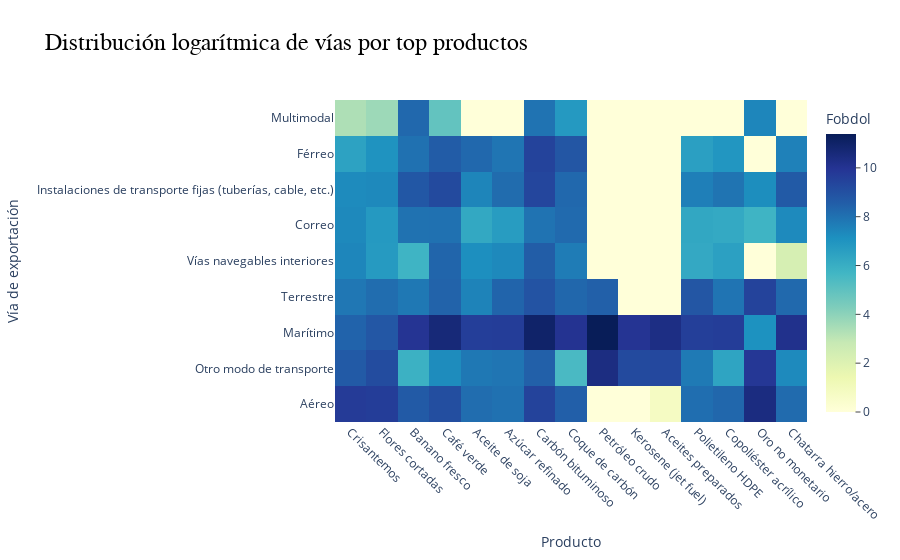

The code cell stored with this chart in its notebook:
### Code cell
productos_distribucion["FOBDOL_LOG"] = productos_distribucion["FOBDOL"].apply(lambda x: np.log10(x + 1))

fig = px.density_heatmap(
    productos_distribucion,
    x="PRODUCTOS",
    y="VIA",
    z="FOBDOL_LOG",
    color_continuous_scale="YlGnBu",
    title="Distribución logarítmica de vías por top productos"
)
fig.update_traces(
    hovertemplate=
    "<b>Producto:</b> %{x}<br>" +
    "<b>Vía:</b> %{y}<br>" +
    "<b>Fobdol:</b> %{z:$,.2f}<extra></extra>"
)

fig.update_layout(
    coloraxis_colorbar=dict(
        title="Fobdol",
        ticks="outside",
        tickmode="auto"
    ),
    title_font=dict(size=24, family="Arial", color="black"),
    xaxis_tickfont=dict(size=12),
    yaxis_tickfont=dict(size=12),
    xaxis_title="Producto",
    yaxis_title="Vía de exportación",
    xaxis_tickangle=45
)

fig.show()

### Figure 1 — Plotly figure (JSON) as saved in the notebook; plotly's stock layout.template omitted (floating-point values rounded to 4 significant figures)
{"data": [{"coloraxis": "coloraxis", "histfunc": "sum", "hovertemplate": "<b>Producto:</b> %{x}<br><b>Vía:</b> %{y}<br><b>Fobdol:</b> %{z:$,.2f}<extra></extra>", "name": "", "type": "histogram2d", "x": ["Crisantemos", "Crisantemos", "Crisantemos", "Crisantemos", "Crisantemos", "Crisantemos", "Crisantemos", "Crisantemos", "Crisantemos", "Flores cortadas", "Flores cortadas", "Flores cortadas", "Flores cortadas", "Flores cortadas", "Flores cortadas", "Flores cortadas", "Flores cortadas", "Flores cortadas", "Banano fresco", "Banano fresco", "Banano fresco", "Banano fresco", "Banano fresco", "Banano fresco", "Banano fresco", "Banano fresco", "Banano fresco", "Café verde", "Café verde", "Café verde", "Café verde", "Café verde", "Café verde", "Café verde", "Café verde", "Café verde", "Aceite de soja", "Aceite de soja", "Aceite de soja", "Aceite de soja", "Aceite de soja", "Aceite de soja", "Aceite de soja", "Aceite de soja", "Azúcar refinado", "Azúcar refinado", "Azúcar refinado", "Azúcar refinado", "Azúcar refinado", "Azúcar refinado", "Azúcar refinado", "Azúcar refinado", "Carbón bituminoso", "Carbón bituminoso", "Carbón bituminoso", "Carbón bituminoso", "Carbón bituminoso", "Carbón bituminoso", "Carbón bituminoso", "Carbón bituminoso", "Carbón bituminoso", "Coque de carbón", "Coque de carbón", "Coque de carbón", "Coque de carbón", "Coque de carbón", "Coque de carbón", "Coque de carbón", "Coque de carbón", "Coque de carbón", "Petróleo crudo", "Petróleo crudo", "Petróleo crudo", "Kerosene (jet fuel)", "Kerosene (jet fuel)", "Aceites preparados", "Aceites preparados", "Aceites preparados", "Polietileno HDPE", "Polietileno HDPE", "Polietileno HDPE", "Polietileno HDPE", "Polietileno HDPE", "Polietileno HDPE", "Polietileno HDPE", "Polietileno HDPE", "Copoliéster acrílico", "Copoliéster acrílico", "Copoliéster acrílico", "Copoliéster acrílico", "Copoliéster acrílico", "Copoliéster acrílico", "Copoliéster acrílico", "Copoliéster acrílico", "Oro no monetario", "Oro no monetario", "Oro no monetario", "Oro no monetario", "Oro no monetario", "Oro no monetario", "Oro no monetario", "Chatarra hierro/acero", "Chatarra hierro/acero", "Chatarra hierro/acero", "Chatarra hierro/acero", "Chatarra hierro/acero", "Chatarra hierro/acero", "Chatarra hierro/acero", "Chatarra hierro/acero"], "xaxis": "x", "xbingroup": "x", "y": ["Aéreo", "Otro modo de transporte", "Marítimo", "Terrestre", "Vías navegables interiores", "Correo", "Instalaciones de transporte fijas (tuberías, cable, etc.)", "Férreo", "Multimodal", "Aéreo", "Otro modo de transporte", "Marítimo", "Terrestre", "Instalaciones de transporte fijas (tuberías, cable, etc.)", "Férreo", "Correo", "Vías navegables interiores", "Multimodal", "Marítimo", "Instalaciones de transporte fijas (tuberías, cable, etc.)", "Aéreo", "Multimodal", "Férreo", "Correo", "Terrestre", "Otro modo de transporte", "Vías navegables interiores", "Marítimo", "Instalaciones de transporte fijas (tuberías, cable, etc.)", "Aéreo", "Férreo", "Terrestre", "Vías navegables interiores", "Correo", "Otro modo de transporte", "Multimodal", "Marítimo", "Férreo", "Aéreo", "Otro modo de transporte", "Terrestre", "Instalaciones de transporte fijas (tuberías, cable, etc.)", "Vías navegables interiores", "Correo", "Marítimo", "Terrestre", "Instalaciones de transporte fijas (tuberías, cable, etc.)", "Aéreo", "Otro modo de transporte", "Férreo", "Vías navegables interiores", "Correo", "Marítimo", "Férreo", "Aéreo", "Instalaciones de transporte fijas (tuberías, cable, etc.)", "Terrestre", "Vías navegables interiores", "Otro modo de transporte", "Correo", "Multimodal", "Marítimo", "Férreo", "Aéreo", "Terrestre", "Instalaciones de transporte fijas (tuberías, cable, etc.)", "Correo", "Vías navegables interiores", "Multimodal", "Otro modo de transporte", "Marítimo", "Otro modo de transporte", "Terrestre", "Marítimo", "Otro modo de transporte", "Marítimo", "Otro modo de transporte", "Aéreo", "Marítimo", "Terrestre", "Aéreo", "Otro modo de transporte", "Instalaciones de transporte fijas (tuberías, cable, etc.)", "Férreo", "Correo", "Vías navegables interiores", "Marítimo", "Aéreo", "Instalaciones de transporte fijas (tuberías, cable, etc.)", "Terrestre", "Férreo", "Vías navegables interiores", "Otro modo de transporte", "Correo", "Aéreo", "Otro modo de transporte", "Terrestre", "Multimodal", "Instalaciones de transporte fijas (tuberías, cable, etc.)", "Marítimo", "Correo", "Marítimo", "Instalaciones de transporte fijas (tuberías, cable, etc.)", "Terrestre", "Aéreo", "Férreo", "Otro modo de transporte", "Correo", "Vías navegables interiores"], "yaxis": "y", "ybingroup": "y", "z": [9.739, 8.684, 8.388, 7.847, 7.434, 7.339, 7.277, 6.469, 3.334, 9.651, 9.16, 8.788, 8.119, 7.351, 7.054, 6.804, 6.766, 3.684, 9.979, 8.77, 8.671, 8.249, 7.997, 7.994, 7.809, 5.902, 5.785, 10.63, 9.222, 9.096, 8.6, 8.403, 8.35, 8.019, 7.268, 4.918, 9.636, 8.253, 8.126, 7.803, 7.504, 7.461, 7.164, 6.238, 9.661, 8.36, 8.156, 8.003, 7.899, 7.886, 7.331, 6.686, 11.0, 9.47, 9.452, 9.354, 8.926, 8.58, 8.489, 7.962, 7.944, 10.02, 8.8, 8.504, 8.286, 8.255, 8.204, 7.698, 6.817, 5.486, 11.39, 10.41, 8.472, 9.978, 9.233, 10.35, 9.274, 0.7782, 9.603, 8.802, 8.092, 7.762, 7.608, 6.58, 6.278, 6.218, 9.652, 8.279, 7.921, 7.916, 6.913, 6.543, 6.393, 6.202, 10.44, 9.863, 9.47, 7.421, 7.21, 7.098, 5.769, 10.15, 8.665, 8.241, 8.178, 7.55, 7.309, 7.303, 2.303]}], "layout": {"coloraxis": {"colorbar": {"tickmode": "auto", "ticks": "outside", "title": {"text": "Fobdol"}}, "colorscale": [[0, "rgb(255,255,217)"], [0.125, "rgb(237,248,177)"], [0.25, "rgb(199,233,180)"], [0.375, "rgb(127,205,187)"], [0.5, "rgb(65,182,196)"], [0.625, "rgb(29,145,192)"], [0.75, "rgb(34,94,168)"], [0.875, "rgb(37,52,148)"], [1, "rgb(8,29,88)"]]}, "legend": {"tracegroupgap": 0}, "title": {"font": {"color": "black", "family": "Arial", "size": 24}, "text": "Distribución logarítmica de vías por top productos"}, "xaxis": {"anchor": "y", "domain": [0, 1], "tickangle": 45, "tickfont": {"size": 12}, "title": {"text": "Producto"}}, "yaxis": {"anchor": "x", "domain": [0, 1], "tickfont": {"size": 12}, "title": {"text": "Vía de exportación"}}}}
